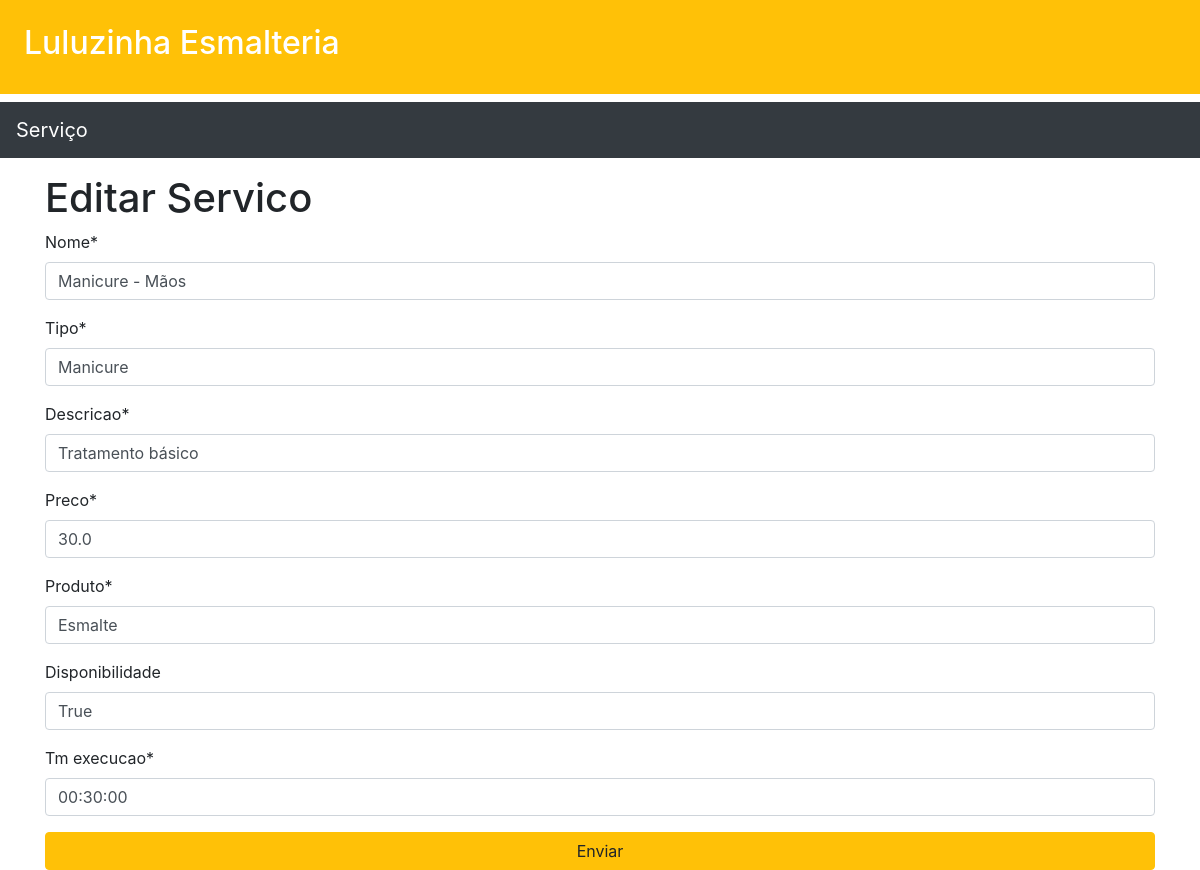
Page /servicos/servicos/editar_servico/1 on the committed database.
### servicos/models.py (models this page shows, shortened)
class Servico(models.Model):
    nome = models.CharField(max_length=250)
    tipo = models.CharField(max_length=250)
    descricao = models.CharField(max_length=250)
    preco = models.FloatField()
    produto = models.CharField(max_length=250)
    disponibilidade = models.BooleanField()
    tm_execucao = models.TimeField()

### servicos/views.py (the view)
# urls.py: path('servicos/editar_servico/<int:id>',editar_servico,name='editar_servico'),
def editar_servico(request,id=None):
    servico = get_object_or_404(Servico,id=id)
    form = ServicoForm(request.POST or None,instance=servico)
    if form.is_valid():
        obj = form.save()
        obj.save()
        messages.info(request,"Servico editado com sucesso")
        return redirect('lista_de_servicos')
    return render(request,"servicos/editar_servico.html",{'form':form})

### servicos/forms.py
class ServicoForm(forms.ModelForm):
    class Meta:
        model =  Servico
        fields = ['nome','tipo','descricao','preco','produto','disponibilidade','tm_execucao']
        widgets = {
            'nome':forms.TextInput(attrs={'placeholder':'Informe o nome do serviço'}),
            'tipo':forms.TextInput(attrs={'placeholder':'Informe o tipo do serviço'}),
            'descricao':forms.TextInput(attrs={'placeholder':'Informe a descricao do serviço'}),
            'preco':forms.TextInput(attrs={'placeholder':'Informe o preço do serviço'}),
            'produto':forms.TextInput(attrs={'placeholder':'Informe o produto utilizado do serviço'}),
            'disponibilidade':forms.TextInput(attrs={'placeholder':'Informe se o serviço está disponível para venda'}),
            'tm_execucao':forms.TextInput(attrs={'placeholder':'Informe o tempo de execucao do serviço em minutos'})
        }

### core/templates/servicos/editar_servico.html
{% extends 'baseServico.html' %}
{% load crispy_forms_tags %}
{% block content %}
<div class="container">
    <h1>Editar Servico</h1>
    <form action="" method="post"> {% csrf_token %}
        {{ form|crispy }}
        <input type="submit" class="btn btn-block btn-warning" value="Enviar">
    </form>
</div>
{% endblock %}

### rows in the picture
Servico: nome "Manicure - Mãos", tipo "Manicure", descricao "Tratamento básico", preco "30.0", produto "Esmalte", disponibilidade "True", tm_execucao "00:30:00"
